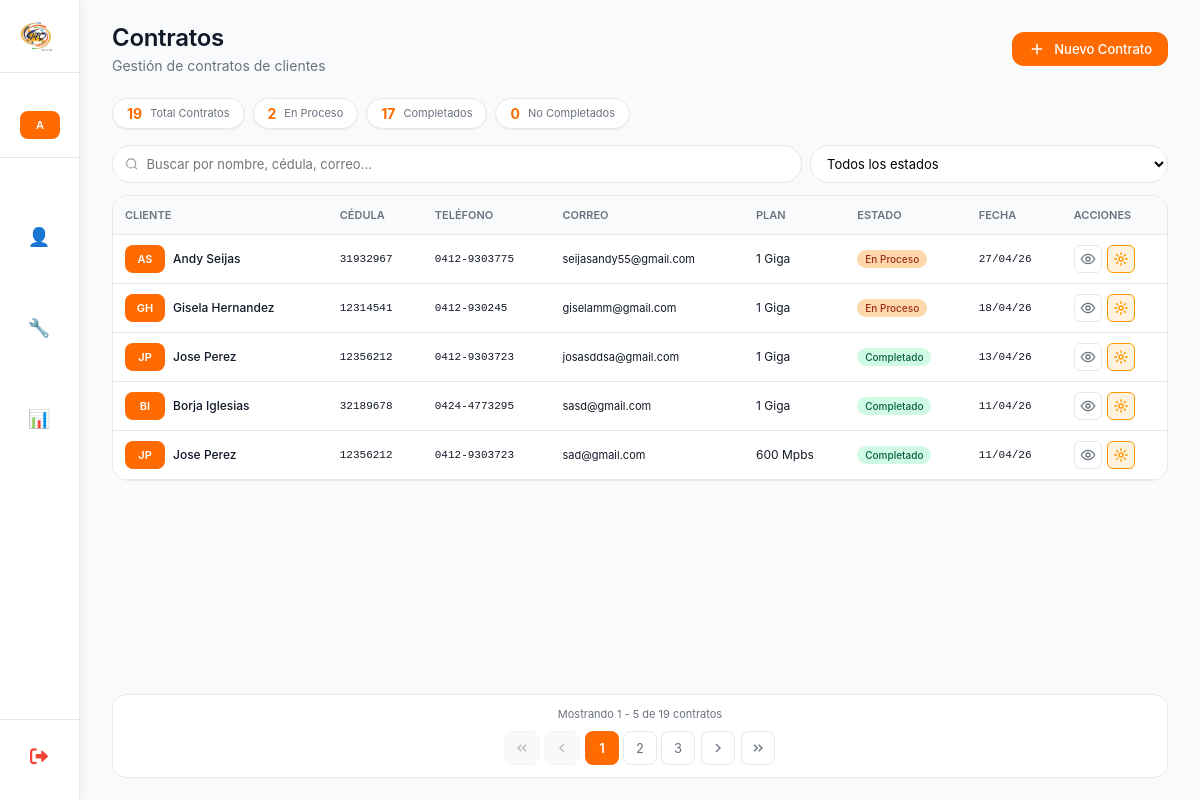
Page /lista_contratos/ (signed in) on the earlier database version.
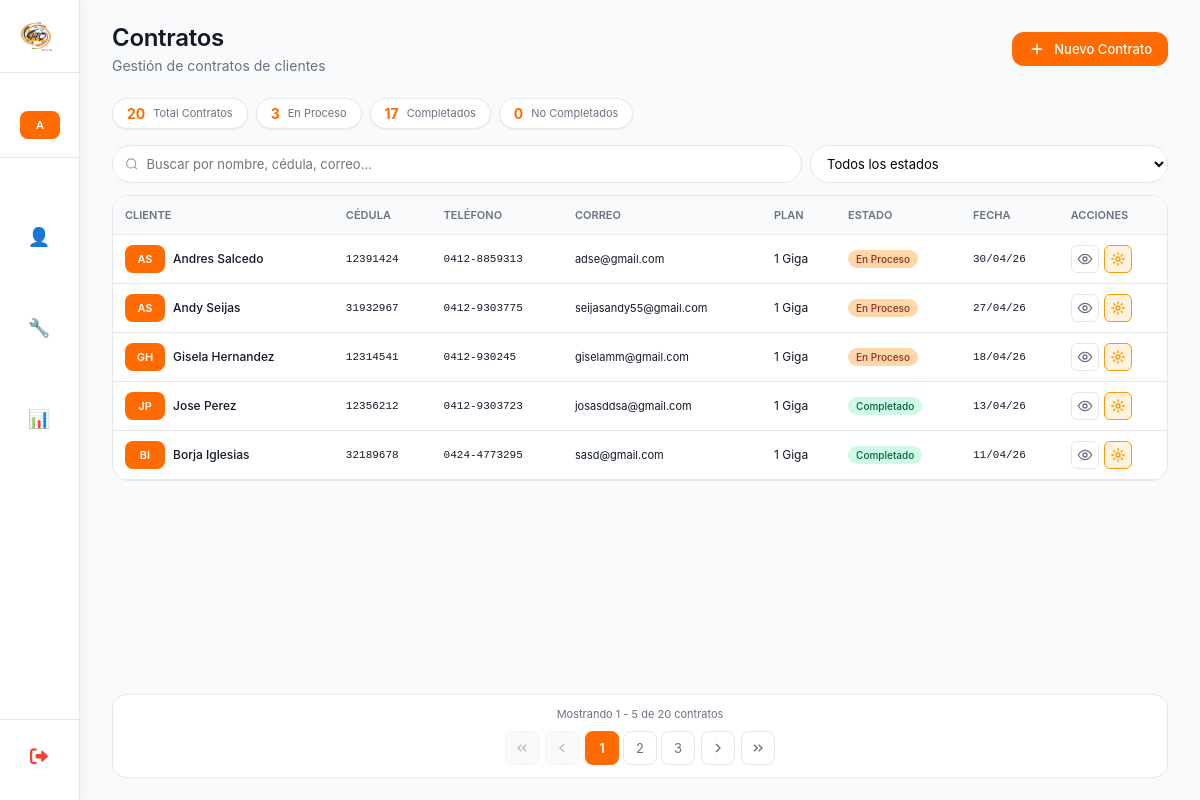
Same page on the later database version.
### myapp/models.py (models this page shows, shortened)
class ContratoCliente(models.Model):
    class SimplePlusChoices(models.TextChoices):
        SI = 'SI', 'Sí'
        NO = 'NO', 'No'
    class EstadoContrato(models.TextChoices):
        EN_PROCESO = 'EN_PROCESO', 'En Proceso'
        COMPLETADO = 'COMPLETADO', 'Completado'
        NO_COMPLETADO = 'NO_COMPLETADO', 'No Completado'
    cliente_potencial = models.ForeignKey('ClientePotencial',on_delete=models.CASCADE,related_name='contratos',verbose_name="Cliente Potencial")
    otro_telefono = models.CharField(max_length=20,verbose_name="Otro Teléfono",blank=True,null=True,help_text="Teléfono adicional de contacto")
    correo_electronico = models.EmailField(verbose_name="Correo Electrónico",max_length=254,unique=True)
    direccion_detallada = models.TextField(max_length=500,verbose_name="Dirección Detallada",help_text="Calle, avenida, urbanización, casa/edificio, piso, apartamento")
    fecha_nacimiento = models.DateField(verbose_name="Fecha de Nacimiento")
    plan_contratado = models.ForeignKey(Plan,on_delete=models.PROTECT,related_name='contratos',verbose_name="Plan a Contratar")
    simple_plus = models.CharField(max_length=2,choices=SimplePlusChoices.choices,default=SimplePlusChoices.NO,verbose_name="Simple Plus",help_text="¿El cliente tiene Simple Plus?")
    modalidad_equipo = models.ForeignKey(ModalidadEquipo,on_delete=models.PROTECT,related_name='contratos',verbose_name="Modalidad del Equipo")
    punto_referencia = models.CharField(max_length=255,verbose_name="Punto de Referencia",help_text="Referencia para encontrar la ubicación")
    tipo_vivienda = models.ForeignKey(TipoVivienda,on_delete=models.PROTECT,related_name='contratos',verbose_name="Tipo de Vivienda")
    numero_casa = models.CharField(max_length=50,verbose_name="Número de Casa/Edificio",help_text="Número de la casa, edificio, apartamento")
    numero_pago_movil = models.CharField(blank=True, null=True,max_length=20,verbose_name="Número de Pago Móvil",help_text="Número de teléfono donde se realizó el pago")
    foto_pago = models.ImageField(blank=True, null=True,upload_to='pagos/',verbose_name="Foto del Pago",help_text="Captura de pantalla o foto del comprobante de pago")
    red = models.ForeignKey(Red,on_delete=models.PROTECT,related_name='contratos',verbose_name="Red")
    ods = models.CharField(max_length=50,verbose_name="ODS",blank=True,null=True,help_text="Orden de Servicio (solo administrador)")
    customer_id = models.CharField(max_length=50,verbose_name="Customer ID",blank=True,null=True,help_text="ID del cliente en el sistema (solo administrador)")
    atr = models.CharField(default="*VTC Conexiones",max_length=50,verbose_name="ATR",blank=True,null=True,help_text="ATR")
    estado = models.CharField(max_length=15,choices=EstadoContrato.choices,default=EstadoContrato.EN_PROCESO,verbose_name="Estado del Contrato")
    creado_por = models.ForeignKey(User,on_delete=models.SET_NULL,null=True,blank=True,related_name='contratos_creados',verbose_name="Creado por")
    fecha_creacion = models.DateTimeField(auto_now_add=True,verbose_name="Fecha de creación")
    fecha_actualizacion = models.DateTimeField(auto_now=True,verbose_name="Última actualización")
    class Meta:
        verbose_name = "Contrato de Cliente"
        verbose_name_plural = "Contratos de Clientes"
        ordering = ['-fecha_creacion']
        indexes = [
            models.Index(fields=['estado']),
            models.Index(fields=['fecha_creacion']),
            models.Index(fields=['correo_electronico']),
        ]

class ClientePotencial(models.Model):
    class InteresadoChoices(models.TextChoices):
        SI = 'SI', 'Sí'
        TAL_VEZ = 'TAL_VEZ', 'Tal vez'
        NO = 'NO', 'No'
    cedula = models.CharField(max_length=15,verbose_name="Cédula de Identidad",unique=True,  help_text="Ej: V-12345678, E-87654321",db_index=True)
    nombre = models.CharField(max_length=100,verbose_name="Nombre")
    apellido = models.CharField(max_length=100,verbose_name="Apellido")
    direccion = models.TextField(max_length=255,verbose_name="Dirección",blank=True,null=True)
    telefono = models.CharField(max_length=20, verbose_name="Teléfono",help_text="Ej: +58 412-1234567")
    posee_internet = models.BooleanField(default=False,verbose_name="¿Posee internet?", help_text="Marcar si ya tiene servicio de internet")
    interesado = models.CharField(max_length=10,choices=InteresadoChoices.choices,default=InteresadoChoices.TAL_VEZ,verbose_name="Nivel de interés")
    observacion = models.TextField(max_length=500,verbose_name="Observaciones",blank=True,null=True,help_text="Notas adicionales sobre el cliente")
    fecha_registro = models.DateField( default=datetime.date.today, verbose_name="Fecha de registro",help_text="Fecha en que se registró el cliente")
    creado_por = models.ForeignKey(User,on_delete=models.SET_NULL,  null=True,blank=True,related_name='clientes_potenciales_creados', verbose_name="Creado por",help_text="Usuario que registró este cliente")
    fecha_creacion = models.DateTimeField(auto_now_add=True,verbose_name="Fecha de creación en sistema")
    fecha_actualizacion = models.DateTimeField(auto_now=True,verbose_name="Última actualización")
    class Meta:
        verbose_name = "Cliente Potencial"
        verbose_name_plural = "Clientes Potenciales"
        ordering = ['-fecha_creacion']  # Ordenar por más recientes primero

class Plan(models.Model):
    nombre = models.CharField(max_length=100,unique=True,verbose_name="Nombre del Plan")
    activo = models.BooleanField(default=True,verbose_name="Activo")
    fecha_creacion = models.DateTimeField(
        auto_now_add=True,
        verbose_name="Fecha de creación"
    )
    class Meta:
        verbose_name = "Plan"
        verbose_name_plural = "Planes"
        ordering = ['nombre']

### myapp/views_vendedores.py (the view, shortened to what this page needs)
# urls.py: path('lista_contratos/', lista_contratos, name='lista_contratos'),
@login_required
def lista_contratos(request):
    es_admin = request.user.is_superuser or request.user.groups.filter(name='Administrador').exists()
    if es_admin:
        contratos = ContratoCliente.objects.all().select_related(
            'cliente_potencial', 'creado_por', 'plan_contratado'
        )
        vendedores = User.objects.filter(is_active=True).order_by('username')
    else:
        contratos = ContratoCliente.objects.filter(creado_por=request.user).select_related(
            'cliente_potencial', 'plan_contratado'
        )
        vendedores = []
    estado = request.GET.get('estado', '')
    if estado:
        contratos = contratos.filter(estado=estado)
    busqueda = request.GET.get('busqueda', '')
    vendedor_id = request.GET.get('vendedor', '')
    if vendedor_id and es_admin:
        contratos = contratos.filter(creado_por_id=vendedor_id)
    paginator = Paginator(contratos, 5)
    page = request.GET.get('page')
    page_obj = paginator.get_page(page)
    total_contratos = contratos.count()
    en_proceso = contratos.filter(estado='EN_PROCESO').count()
    completados = contratos.filter(estado='COMPLETADO').count()
    no_completados = contratos.filter(estado='NO_COMPLETADO').count()
    context = {
        'page_obj': page_obj,
        'total_contratos': total_contratos,
        'en_proceso': en_proceso,
        'completados': completados,
        'no_completados': no_completados,
        'filtro_estado': estado,
        'filtro_vendedor': vendedor_id,
        'busqueda': busqueda,
        'vendedores': vendedores,
    }
    return render(request, 'Vendedores/lista_contratos.html', context)

### myapp/templates/Vendedores/lista_contratos.html (shortened to what the changed rows need)
{% extends 'Inicio_De_Sesion/base.html' %}
{% load static %}
{% block page_title %}Contratos{% endblock %}
{% block content %}
<div class="contratos-container">
    <div class="stats-grid">
        <div class="stat-card">
            <span class="stat-value">{{ total_contratos }}</span>
            <span class="stat-label">Total Contratos</span>
        </div>
        <div class="stat-card">
            <span class="stat-value">{{ en_proceso }}</span>
            <span class="stat-label">En Proceso</span>
        </div>
    </div>
    <div class="contratos-scroll-wrapper">
        <div class="desktop-view">
            <div class="table-container">
                <table class="table">
                    <thead>
                        <tr>
                            <th>Cliente</th>
                            <th>Cédula</th>
                            <th>Teléfono</th>
                            <th>Correo</th>
                            <th>Plan</th>
                            <th>Estado</th>
                            <th>Fecha</th>
                            <th>Acciones</th>
                        </thead>
                    <tbody>
                        {% for contrato in page_obj %}
                        <tr>
                            <td>
                                <div class="user-cell">
                                    <span class="user-avatar">{{ contrato.cliente_potencial.nombre|first|upper }}{{ contrato.cliente_potencial.apellido|first|upper }}</span>
                                    <div>
                                        <div class="user-name">{{ contrato.cliente_potencial.nombre }} {{ contrato.cliente_potencial.apellido }}</div>
                                    </div>
                                </div>
                            </td>
                            <td class="cedula-cell">{{ contrato.cliente_potencial.cedula }}</td>
                            <td class="telefono-cell">{{ contrato.cliente_potencial.telefono }}</td>
                            <td class="email-cell">{{ contrato.correo_electronico|truncatechars:25 }}</td>
                            <td>{{ contrato.plan_contratado.nombre|truncatechars:15 }}</td>
                            <td>
                                {% if contrato.estado == 'EN_PROCESO' %}
                                <span class="badge proceso">En Proceso</span>
                                {% elif contrato.estado == 'COMPLETADO' %}
                                <span class="badge completado">Completado</span>
                                {% elif contrato.estado == 'NO_COMPLETADO' %}
                                <span class="badge no-completado">No Completado</span>
                                {% endif %}
                            </td>
                            <td class="date-cell">{{ contrato.fecha_creacion|date:"d/m/y" }}</td>
                            <td>
                                <div class="actions">
                                    <button class="action-btn" onclick="verContrato({{ contrato.id }})" title="Ver detalles">
                                        <svg width="16" height="16" viewBox="0 0 24 24" fill="none" stroke="currentColor" stroke-width="2">
                                            <circle cx="12" cy="12" r="3"/>
                                            <path d="M22 12c-2.667 4.667-6 7-10 7s-7.333-2.333-10-7c2.667-4.667 6-7 10-7s7.333 2.333 10 7z"/>
                                        </svg>
                                    </button>
                                    {% if not contrato.numero_pago_movil or not contrato.foto_pago %}
                                    <button class="action-btn pago-pendiente" onclick="abrirModalPago({{ contrato.id }})" title="Completar información de pago">
                                        <svg width="16" height="16" viewBox="0 0 24 24" fill="none" stroke="currentColor" stroke-width="2">
                                            <path d="M12 2v4M12 18v4M4.93 4.93l2.83 2.83M16.24 16.24l2.83 2.83M2 12h4M18 12h4M4.93 19.07l2.83-2.83M16.24 7.76l2.83-2.83"/>
                                            <circle cx="12" cy="12" r="3"/>
                                        </svg>
                                    </button>
                                    {% endif %}
                                </div>
                            </td>
                        </tr>
                        {% empty %}
                        <tr>
                            <td colspan="{% if es_admin %}9{% else %}8{% endif %}" class="empty">No hay contratos registrados</td>
                        </tr>
                        {% endfor %}
                    </tbody>
                </table>
            </div>
        </div>
    </div>
    {% if page_obj.has_other_pages %}
    <div class="pagination-container">
        <div class="pagination-info">
            Mostrando {{ page_obj.start_index }} - {{ page_obj.end_index }} de {{ page_obj.paginator.count }} contratos
        </div>
        <div class="pagination-controls">
            {% if page_obj.has_previous %}
            <a href="?page=1{% if busqueda %}&busqueda={{ busqueda }}{% endif %}{% if filtro_estado %}&estado={{ filtro_estado }}{% endif %}{% if filtro_vendedor %}&vendedor={{ filtro_vendedor }}{% endif %}" class="page-link" title="Primera página">
                <svg width="16" height="16" viewBox="0 0 24 24" fill="none" stroke="currentColor" stroke-width="2">
                    <path d="M11 17l-5-5 5-5M18 17l-5-5 5-5"/>
                </svg>
            </a>
            <a href="?page={{ page_obj.previous_page_number }}{% if busqueda %}&busqueda={{ busqueda }}{% endif %}{% if filtro_estado %}&estado={{ filtro_estado }}{% endif %}{% if filtro_vendedor %}&vendedor={{ filtro_vendedor }}{% endif %}" class="page-link" title="Página anterior">
                <svg width="16" height="16" viewBox="0 0 24 24" fill="none" stroke="currentColor" stroke-width="2">
                    <path d="M15 18l-6-6 6-6"/>
                </svg>
            </a>
            {% else %}
            <span class="page-link disabled">
                <svg width="16" height="16" viewBox="0 0 24 24" fill="none" stroke="currentColor" stroke-width="2">
                    <path d="M11 17l-5-5 5-5M18 17l-5-5 5-5"/>
                </svg>
            </span>
            <span class="page-link disabled">
                <svg width="16" height="16" viewBox="0 0 24 24" fill="none" stroke="currentColor" stroke-width="2">
                    <path d="M15 18l-6-6 6-6"/>
                </svg>
            </span>
            {% endif %}
            <div class="page-numbers">
                {% for num in page_obj.paginator.page_range %}
                    {% if num == page_obj.number %}
                        <span class="page-current">{{ num }}</span>
                    {% elif num > page_obj.number|add:'-3' and num < page_obj.number|add:'3' %}
                        <a href="?page={{ num }}" class="page-num">{{ num }}</a>
                    {% endif %}
                {% endfor %}
            </div>
            {% if page_obj.has_next %}
            <a href="?page={{ page_obj.next_page_number }}" class="page-link" title="Página siguiente">
                <svg width="16" height="16" viewBox="0 0 24 24" fill="none" stroke="currentColor" stroke-width="2">
                    <path d="M9 18l6-6-6-6"/>
                </svg>
            </a>
            <a href="?page={{ page_obj.paginator.num_pages }}" class="page-link" title="Última página">
                <svg width="16" height="16" viewBox="0 0 24 24" fill="none" stroke="currentColor" stroke-width="2">
                    <path d="M13 17l5-5-5-5M6 17l5-5-5-5"/>
                </svg>
            </a>
            {% endif %}
        </div>
    </div>
    {% endif %}
</div>
{% endblock %}

Differences in the rows shown:
no longer on this page (row unchanged): ContratoCliente: cliente_potencial.nombre|first "J", cliente_potencial.apellido|first "P", cliente_potencial.nombre "Jose", cliente_potencial.apellido "Perez", cliente_potencial.cedula "12356212", cliente_potencial.telefono "0412-9303723", correo_electronico "sad@gmail.com", plan_contratado.nombre "600 Mpbs", estado "Completado", fecha_creacion "11/04/26"
added ContratoCliente: cliente_potencial.nombre|first "A", cliente_potencial.apellido|first "S", cliente_potencial.nombre "Andres", cliente_potencial.apellido "Salcedo", cliente_potencial.cedula "12391424", cliente_potencial.telefono "0412-8859313", correo_electronico "adse@gmail.com", plan_contratado.nombre "1 Giga", estado "En Proceso", fecha_creacion "30/04/26"
Other differences:
{{ total_contratos }}: "19" → "20"
{{ en_proceso }}: "2" → "3"
{{ page_obj.paginator.count }}: "19" → "20"
